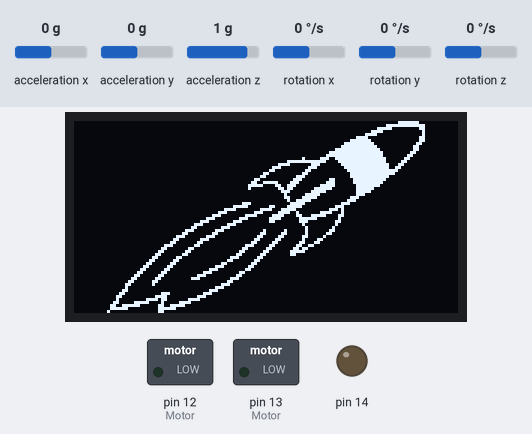
This sketch was run on a simulated Arduino Uno, built with avr-gcc and run on an emulated ATmega328P. Shown: 128×64 one-colour display, switched loads named in the sketch (green lamp = pin HIGH), output pins drawn as LEDs (lit = HIGH). Wiring (inferred from the names in the program): SSD1306 OLED at I2C address 0x3C. Dashed ring = blinking. The inputs (shaded band) are chosen by the test bench; at power-on: rotation x 0 °/s, rotation z 0 °/s, acceleration x 0 g, acceleration y 0 g, acceleration z 1 g, rotation y 0 °/s. What the sketch prints to the serial monitor is not drawn.

Above: at 0.8 s.
At 6.44 s:
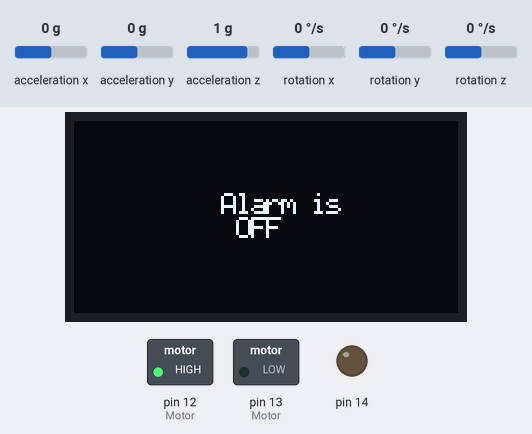
6.7 s: rotation x set to -39 °/s
8.3 s: rotation x set to -48 °/s
At 8.87 s:
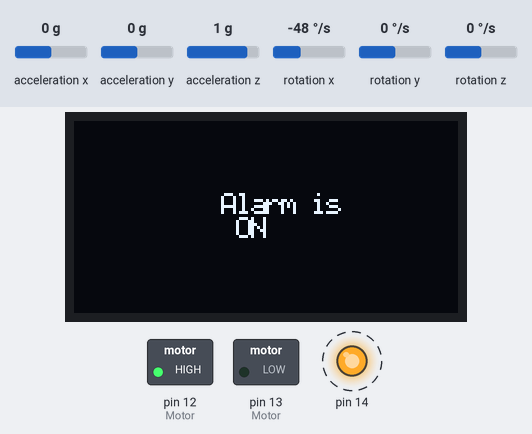
11.2 s: rotation x set to 3 °/s
At 11.67 s:
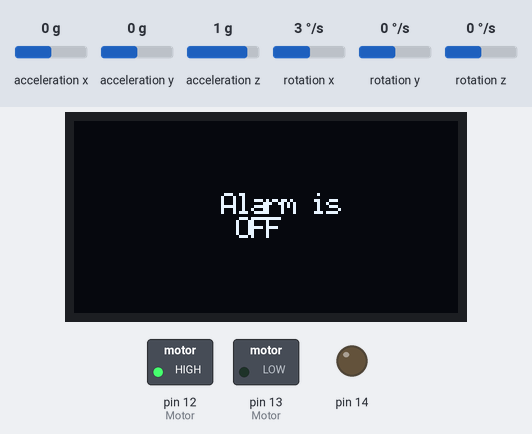
14.2 s: rotation z set to -65 °/s
16.0 s: rotation z set to -74 °/s
At 16.95 s:
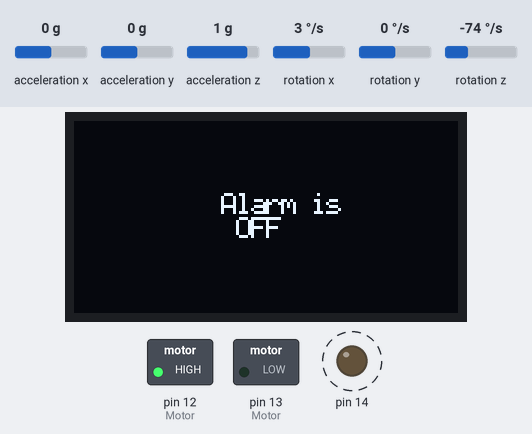
19.0 s: rotation x set to -192 °/s
At 19.73 s:
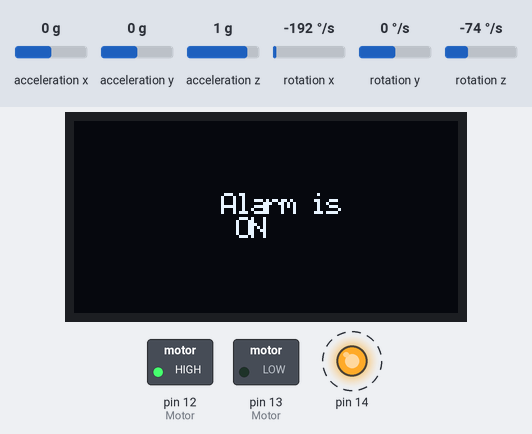
Timing chart, 0 to 23.0 s (numbered marks = the images above; inputs shaded):
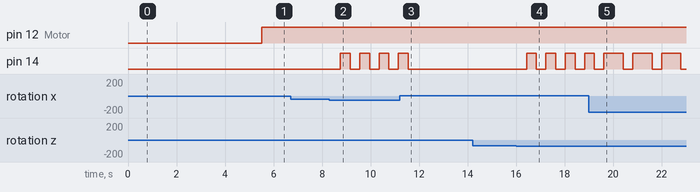

Measured:
- the behaviour switches between -44 and -45 °/s on rotation x (found by bisection; images 1 and 2)
- the behaviour switches between -69 and -70 °/s on rotation z (found by bisection; images 3 and 4)
- after the input at 8.3 s, pin 14: alternates HIGH for 0.41 s and LOW for 0.39 s, starting after 0.45 s; the display: first differs from a run without the input after 0.47 s (image 2)
- after the input at 11.2 s, pin 14: goes on until 11.6 s, then stays LOW
- after the input at 16.0 s, pin 14: alternates HIGH for 0.41 s and LOW for 0.39 s, starting after 0.43 s; the display: first differs from a run without the input after 0.45 s (image 4 shows a later state)
- after the input at 19.0 s, pin 14: alternates HIGH for 0.80 s and LOW for 0.39 s, starting after 1.4 s
- what the display in image 0 shows lasts 2.4 s, from 0.7 s to 3.1 s

The sketch:

msp430_oled_buzzer_vibrator.ino
```cpp
/*
    MPU6050 Triple Axis Gyroscope & Accelerometer. Pitch & Roll Accelerometer Example.
    Read more: http://www.jarzebski.pl/arduino/czujniki-i-sensory/3-osiowy-zyroskop-i-akcelerometr-mpu6050.html
    GIT: https://github.com/jarzebski/Arduino-MPU6050
    Web: http://www.jarzebski.pl
    (c) 2014 by Korneliusz Jarzebski
*/

#include <Wire.h>
#include "Font.h"
#include <string.h>
#include "images.h"
#include <MPU6050.h>

MPU6050 mpu;

// Timers
unsigned long timer = 0;
float timeStep = 0.01;

// Pitch, Roll and Yaw values
float pitch = 0;
float roll = 0;
float yaw = 0;
#define OLED_Write_Address 0x3C
const int pot_input = A4;
bool d1 = HIGH;
bool d2 = LOW;

void OLED_Data(char *DATA) /* Function for sending data to OLED */
{
  int len = strlen(DATA);
  for (int g=0; g<len; g++)
  {
    for (int index=0; index<5; index++)
    {
      Wire.beginTransmission(OLED_Write_Address); /* Begin transmission to slave device */
    /* Queue data to be transmitted */
      Wire.write(0x40); /* For Data Transmission, C = 0 and D/C = 1 */
      Wire.write(ASCII[DATA[g] - 0x20][index]);
      Wire.endTransmission(); /* Transmit the queued bytes and end transmission to slave device */
    }
  }
}

void OLED_Command(char DATA) /* Function for sending command to OLED */
{
  Wire.beginTransmission(OLED_Write_Address); /* Begin transmission to slave device */
  /* Queue data to be transmitted */
  Wire.write(0x00); /* For Data Transmission, C = 0 and D/C = 0 */
  Wire.write(DATA);
  Wire.endTransmission(); /* Transmit the queued bytes and end transmission to slave device */
}

void OLED_Command(int INTEGER) /* Function for sending command to OLED */
{
  Wire.beginTransmission(OLED_Write_Address); /* Begin transmission to slave device */
  /* Queue data to be transmitted */
  Wire.write(0x00); /* For Data Transmission, C = 0 and D/C = 0 */
  Wire.write(INTEGER);
  Wire.endTransmission(); /* Transmit the queued bytes and end transmission to slave device */
}

void OLED_clear(void) /* Function for clearing OLED */
{
  OLED_setXY(0x00, 0x7F, 0x00, 0x07); /* Column Start Address 0, Column End Address 127, Page Start Address 0, Page End Address 7  */
  for (int k=0; k<=1023; k++)
  {
    Wire.beginTransmission(OLED_Write_Address); /* Begin transmission to slave device */
  /* Queue data to be transmitted */
    Wire.write(0x40); /* For Data Transmission, C = 0 and D/C = 1 */
    Wire.write(0x00);
    Wire.endTransmission(); /* Transmit the queued bytes and end transmission to slave device */
  }
}

void OLED_setXY(char col_start, char col_end, char page_start, char page_end) /* Function for setting cursor for writing data */
{
  Wire.beginTransmission(OLED_Write_Address); /* Begin transmission to slave device */
  /* Queue data to be transmitted */
  Wire.write(0x00); /* For Data Transmission, C = 0 and D/C = 0 */
  Wire.write(0x21); /* Set Column Start and End Address */
  Wire.write(col_start); /* Column Start Address col_start */
  Wire.write(col_end); /* Column End Address col_end */
  Wire.write(0x22); /* Set Page Start and End Address */
  Wire.write(page_start); /* Page Start Address page_start */
  Wire.write(page_end); /* Page End Address page_end */
  Wire.endTransmission(); /* Transmit the queued bytes and end transmission to slave device */
}

void OLED_init(void) /* Function for initializing OLED */
{
  OLED_Command(0xAE); /* Entire Display OFF */
  OLED_Command(0xD5); /* Set Display Clock Divide Ratio and Oscillator Frequency */
  OLED_Command(0x80); /* Default Setting for Display Clock Divide Ratio and Oscillator Frequency that is recommended */
  OLED_Command(0xA8); /* Set Multiplex Ratio */
  OLED_Command(0x3F); /* 64 COM lines */
  OLED_Command(0xD3); /* Set display offset */
  OLED_Command(0x00); /* 0 offset */
  OLED_Command(0x40); /* Set first line as the start line of the display */
  OLED_Command(0x8D); /* Charge pump */
  OLED_Command(0x14); /* Enable charge dump during display on */
  OLED_Command(0x20); /* Set memory addressing mode */
  OLED_Command(0x00); /* Horizontal addressing mode */
  OLED_Command(0xA1); /* Set segment remap with column address 127 mapped to segment 0 */
  OLED_Command(0xC8); /* Set com output scan direction, scan from com63 to com 0 */
  OLED_Command(0xDA); /* Set com pins hardware configuration */
  OLED_Command(0x12); /* Alternative com pin configuration, disable com left/right remap */
  OLED_Command(0x81); /* Set contrast control */
  OLED_Command(0x80); /* Set Contrast to 128 */
  OLED_Command(0xD9); /* Set pre-charge period */
  OLED_Command(0xF1); /* Phase 1 period of 15 DCLK, Phase 2 period of 1 DCLK */
  OLED_Command(0xDB); /* Set Vcomh deselect level */
  OLED_Command(0x20); /* Vcomh deselect level ~ 0.77 Vcc */
  OLED_Command(0xA4); /* Entire display ON, resume to RAM content display */
  OLED_Command(0xA6); /* Set Display in Normal Mode, 1 = ON, 0 = OFF */
  OLED_Command(0x2E); /* Deactivate scroll */
  OLED_Command(0xAF); /* Display on in normal mode */
}

void OLED_image(const unsigned char *image_data)   /* Function for sending image data to OLED */
{
  OLED_setXY(0x00, 0x7F, 0x00, 0x07);
  for (int k=0; k<=1023; k++)
  {
    Wire.beginTransmission(OLED_Write_Address); /* Begin transmission to slave device */
  /* Queue data to be transmitted */
    Wire.write(0x40); /* For Data Transmission, C = 0 and D/C = 1 */
    Wire.write(image_data[k]);
    Wire.endTransmission(); /* Transmit the queued bytes and end transmission to slave device */
  }
}

void setup()
{
  Serial.begin(9600);

  Serial.print("Initialize MPU6050");

  while(!mpu.begin(MPU6050_SCALE_2000DPS, MPU6050_RANGE_2G))
  {
    Serial.println("Could not find a valid MPU6050 sensor, check wiring!");
    delay(50);
  }
  //checkSettings();
  pinMode(12, OUTPUT);  /* Motor control pin 1 */
  pinMode(13, OUTPUT);  /* Motor control pin 2 */
  //pinMode(14, OUTPUT);  /* PWM pin for Speed Control */
  pinMode(5, INPUT_PULLUP);  /* Interrupt pin for direction control */
//  attachInterrupt(5, motor, FALLING);  /* Interrupt on falling edge on pin 5 */
Wire.begin(); /* Initiate wire library and join I2C bus as a master */
  OLED_init(); /* Initialize OLED */
  delay(10);
  OLED_clear(); /* Clear OLED */
  delay(10);
  OLED_image(Launchpad_Logo);
  delay(2000);
  OLED_clear();
  delay(20);

  OLED_setXY(0x31, 0x7F, 0x03, 0x02);
  OLED_Data("Hello ");
  OLED_setXY(0x36, 0x7F, 0x04, 0x03);
  OLED_Data("SAFE DRIVE");
  OLED_setXY(0x00, 0x7F, 0x00, 0x07);
  delay(2000);
  OLED_clear();
  delay(20);
}

void loop()
{
  // Read normalized values
  Vector norm = mpu.readNormalizeGyro();
Vector normAccel = mpu.readNormalizeAccel();
  // Calculate Pitch, Roll and Yaw
  pitch =  norm.YAxis * timeStep;
  roll = norm.XAxis * timeStep;
  yaw =  norm.ZAxis * timeStep;

  // Output raw
  Serial.print(" Pitch = ");
  Serial.print(pitch);
  Serial.print(" Roll = ");
  Serial.print(roll);
  Serial.print(" Yaw = ");
  Serial.print(yaw);

  Serial.print(" Xnorm = ");
  Serial.print(normAccel.XAxis);
  Serial.print(" Ynorm = ");
  Serial.print(normAccel.YAxis);
  Serial.print(" Znorm = ");
  Serial.println(normAccel.ZAxis);
  //delay(100);
  int pwm_adc;
 // pwm_adc = analogRead(pot_input); /* Input from Potentiometer for speed control */
  //Serial.print(" PWM = ");
  //Serial.print(pwm_adc);
  digitalWrite(12,d1);
  digitalWrite(13,d2);
      if(pitch >= 0.45  )
          {
               analogWrite(14, 1023 / 4);
                OLED_setXY(0x31, 0x7F, 0x03, 0x02);
                OLED_Data("Alarm is ");
                OLED_setXY(0x36, 0x7F, 0x04, 0x03);
                OLED_Data("ON");
                OLED_setXY(0x00, 0x7F, 0x00, 0x07);
                OLED_clear();
                delay(20);
          }
      else if(pitch <= -0.45  )
          {
                analogWrite(14, 1023 / 4);
                OLED_setXY(0x31, 0x7F, 0x03, 0x02);
                OLED_Data("Alarm is ");
                OLED_setXY(0x36, 0x7F, 0x04, 0x03);
                OLED_Data("ON");
                OLED_setXY(0x00, 0x7F, 0x00, 0x07);
                OLED_clear();
                delay(20);
          }
       else
          {
                analogWrite(14, 0);
                OLED_setXY(0x31, 0x7F, 0x03, 0x02);
                OLED_Data("Alarm is ");
                OLED_setXY(0x36, 0x7F, 0x04, 0x03);
                OLED_Data("OFF");
                OLED_setXY(0x00, 0x7F, 0x00, 0x07);
                OLED_clear();
                delay(20);
           }
        if(roll >= 0.45  )
            {
                analogWrite(14, 1023 / 4);
                OLED_setXY(0x31, 0x7F, 0x03, 0x02);
                OLED_Data("Alarm is ");
                OLED_setXY(0x36, 0x7F, 0x04, 0x03);
                OLED_Data("ON");
                OLED_setXY(0x00, 0x7F, 0x00, 0x07);
                OLED_clear();
                delay(20);
            }
        else if(roll <= -0.45  )
            {
                analogWrite(14, 1023 / 4);
                OLED_setXY(0x31, 0x7F, 0x03, 0x02);
                OLED_Data("Alarm is ");
                OLED_setXY(0x36, 0x7F, 0x04, 0x03);
                OLED_Data("ON");
                OLED_setXY(0x00, 0x7F, 0x00, 0x07);
                OLED_clear();
                delay(20);
            }
        if(yaw >= 0.70  )
            {
                analogWrite(14, 1023 / 4);
                OLED_setXY(0x31, 0x7F, 0x03, 0x02);
                OLED_Data("Alarm is ");
                OLED_setXY(0x36, 0x7F, 0x04, 0x03);
                OLED_Data("ON");
                OLED_setXY(0x00, 0x7F, 0x00, 0x07);
                OLED_clear();
                delay(20);
            }
        else if(yaw <= -0.70  )
            {
                analogWrite(14, 1023 / 4);
                OLED_setXY(0x31, 0x7F, 0x03, 0x02);
                OLED_Data("Alarm is ");
                OLED_setXY(0x36, 0x7F, 0x04, 0x03);
                OLED_Data("ON");
                OLED_setXY(0x00, 0x7F, 0x00, 0x07);
                OLED_clear();
                delay(20);
            }
}
//void motor()
//{
  //d1 = !d1;
 // d2 = !d2;
  //for(int i = 0; i<10000; i++)
  //for(int j = 0; j<10; j++);
//}
```

Source omitted: Font.h (data table, 3888 bytes), images.h (data table, 31265 bytes)
